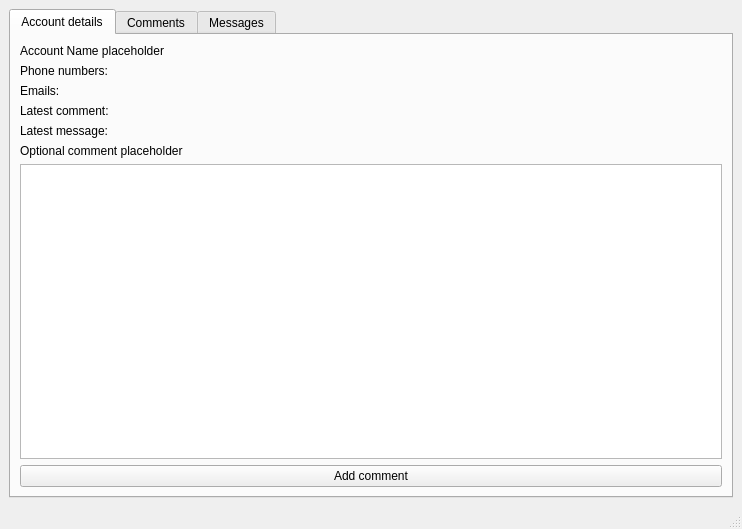
<?xml version="1.0" encoding="UTF-8"?>
<ui version="4.0">
 <class>CallerDataWindow</class>
 <widget class="QMainWindow" name="CallerDataWindow">
  <property name="geometry">
   <rect>
    <x>0</x>
    <y>0</y>
    <width>742</width>
    <height>529</height>
   </rect>
  </property>
  <property name="windowTitle">
   <string>MainWindow</string>
  </property>
  <widget class="QWidget" name="centralwidget">
   <layout class="QVBoxLayout" name="verticalLayout_3">
    <item>
     <widget class="QTabWidget" name="consumer_tabWidget">
      <property name="sizePolicy">
       <sizepolicy hsizetype="MinimumExpanding" vsizetype="MinimumExpanding">
        <horstretch>0</horstretch>
        <verstretch>0</verstretch>
       </sizepolicy>
      </property>
      <property name="minimumSize">
       <size>
        <width>0</width>
        <height>0</height>
       </size>
      </property>
      <widget class="QWidget" name="tab_account_details">
       <attribute name="title">
        <string>Account details</string>
       </attribute>
       <layout class="QVBoxLayout" name="verticalLayout_5">
        <item>
         <layout class="QVBoxLayout" name="verticalLayout_4">
          <item>
           <layout class="QVBoxLayout" name="verticalLayout_2">
            <item>
             <widget class="QLabel" name="companyname_label">
              <property name="text">
               <string>Account Name placeholder</string>
              </property>
             </widget>
            </item>
            <item>
             <widget class="QLabel" name="phone_numbers_label">
              <property name="text">
               <string>Phone numbers:</string>
              </property>
             </widget>
            </item>
            <item>
             <widget class="QLabel" name="emails_label">
              <property name="text">
               <string>Emails:</string>
              </property>
             </widget>
            </item>
            <item>
             <widget class="QLabel" name="latest_comment_label">
              <property name="text">
               <string>Latest comment:</string>
              </property>
             </widget>
            </item>
            <item>
             <widget class="QLabel" name="latest_message_label">
              <property name="text">
               <string>Latest message:</string>
              </property>
             </widget>
            </item>
            <item>
             <widget class="QLabel" name="optional_comment1_label">
              <property name="text">
               <string>Optional comment placeholder</string>
              </property>
             </widget>
            </item>
           </layout>
          </item>
          <item>
           <widget class="QTextEdit" name="textEdit">
            <property name="minimumSize">
             <size>
              <width>271</width>
              <height>0</height>
             </size>
            </property>
           </widget>
          </item>
          <item>
           <widget class="QPushButton" name="pushButton">
            <property name="minimumSize">
             <size>
              <width>83</width>
              <height>0</height>
             </size>
            </property>
            <property name="text">
             <string>Add comment</string>
            </property>
            <property name="flat">
             <bool>false</bool>
            </property>
           </widget>
          </item>
         </layout>
        </item>
       </layout>
      </widget>
      <widget class="QWidget" name="tab_comments">
       <attribute name="title">
        <string>Comments</string>
       </attribute>
       <layout class="QVBoxLayout" name="verticalLayout">
        <item>
         <widget class="QScrollArea" name="scrollArea">
          <property name="lineWidth">
           <number>1</number>
          </property>
          <property name="widgetResizable">
           <bool>true</bool>
          </property>
          <widget class="QWidget" name="scrollAreaWidgetContents">
           <property name="geometry">
            <rect>
             <x>0</x>
             <y>0</y>
             <width>700</width>
             <height>416</height>
            </rect>
           </property>
           <layout class="QVBoxLayout" name="verticalLayout_6">
            <item>
             <layout class="QVBoxLayout" name="commentsLayout"/>
            </item>
           </layout>
          </widget>
         </widget>
        </item>
       </layout>
      </widget>
      <widget class="QWidget" name="tab_messages">
       <attribute name="title">
        <string>Messages</string>
       </attribute>
       <layout class="QHBoxLayout" name="horizontalLayout">
        <item>
         <widget class="QListWidget" name="listWidget">
          <item>
           <property name="text">
            <string>sgrsagfrs</string>
           </property>
          </item>
          <item>
           <property name="text">
            <string>srgaf</string>
           </property>
          </item>
          <item>
           <property name="text">
            <string>saf</string>
           </property>
          </item>
         </widget>
        </item>
       </layout>
      </widget>
     </widget>
    </item>
   </layout>
  </widget>
  <widget class="QMenuBar" name="menubar">
   <property name="geometry">
    <rect>
     <x>0</x>
     <y>0</y>
     <width>742</width>
     <height>22</height>
    </rect>
   </property>
  </widget>
  <widget class="QStatusBar" name="statusbar"/>
 </widget>
 <resources/>
 <connections/>
</ui>
